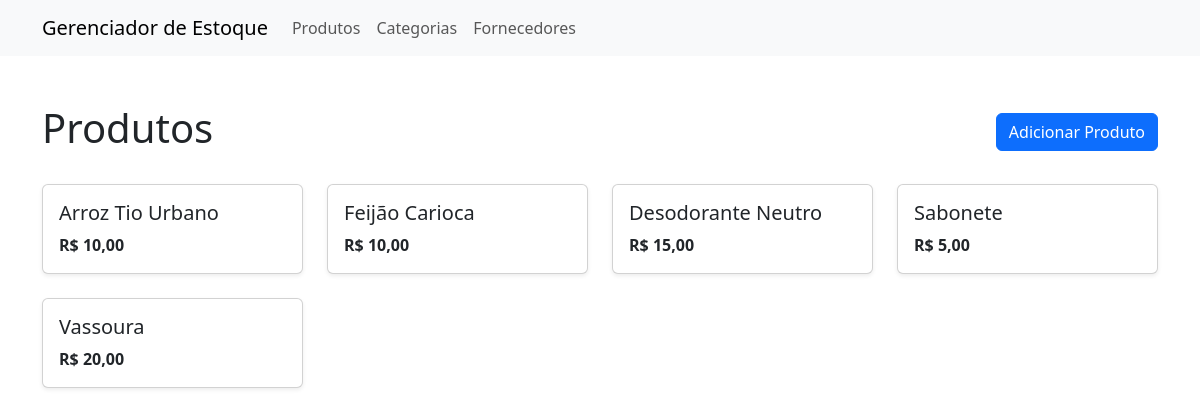
The page /estoque/produtos/ on the database as committed earlier.
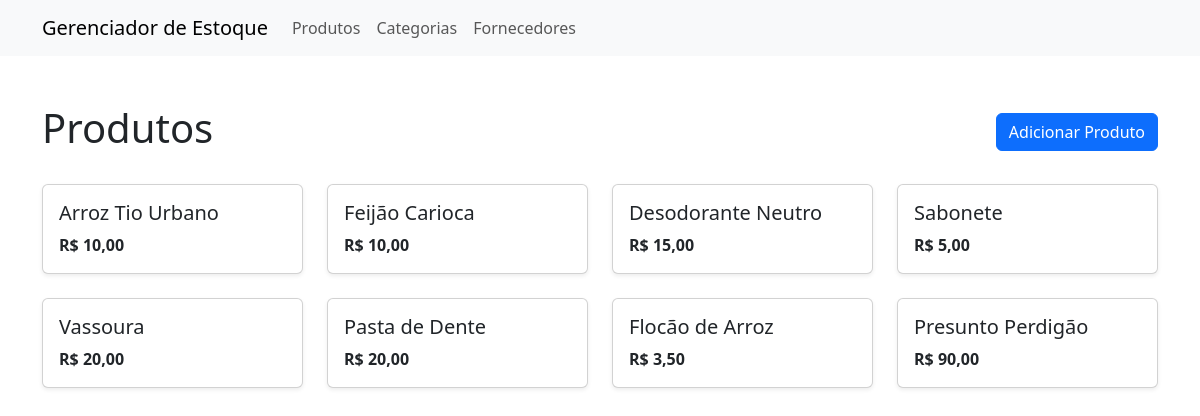
The same page on the database as committed later.
### estoque/models.py (models this page shows, shortened)
class Produto(models.Model):
    nome = models.CharField(max_length=250)
    codigo = models.CharField(max_length=15, unique=True)
    descricao = models.TextField(null=True, blank=True)
    preco = models.DecimalField(max_digits=10, decimal_places=2)
    quantidade_estoque = models.IntegerField()
    data_criacao = models.DateTimeField(auto_now_add=True)
    categorias = models.ManyToManyField(Categoria)
    fornecedor = models.ForeignKey(Fornecedor, on_delete=models.CASCADE, default=None)

### estoque/views.py (the view)
# urls.py: path('produtos/', ProdutosView, name="produtos"),
def ProdutosView(request):
    produtos = Produto.objects.all()
    context = {'produtos': produtos}
    return render(request, "produtos.html", context)

### estoque/templates/produtos.html (shortened to what this page needs)
{% extends 'base.html' %}
{% block content %}
<div class="container my-5">
    <div class="d-flex align-items-center justify-content-between mb-4">
        <h1>Produtos</h1>
        <div>
            <a class="btn btn-primary" href="{% url 'produto-add' %}" role="button" style="height: min-content;">Adicionar Produto</a>
        </div>
    </div>
    <div class="row row-cols-1 row-cols-sm-2 row-cols-md-3 row-cols-lg-4 g-4">
        {% for produto in produtos %}
        <div class="col">
            <a href="{% url 'produto-details' produto.id %}" class="text-decoration-none text-dark">
                <div class="card h-100 shadow-sm">
                    <div class="card-body">
                        <h5 class="card-title">{{ produto.nome }}</h5>
                        <p class="card-text fw-bold">R$ {{ produto.preco }}</p>
                    </div>
                </div>
            </a>
        </div>
        {% endfor %}
    </div>
</div>
{% endblock %}

### estoque/templates/base.html (shortened to what this page needs)
<!DOCTYPE html>
<html lang="en">
<head>
    <link href="https://cdn.jsdelivr.net/npm/bootstrap@5.3.3/dist/css/bootstrap.min.css" rel="stylesheet"
>
</head>
<body>
    <nav class="navbar navbar-expand-lg navbar-light bg-light">
        <div class="container">
            <a class="navbar-brand" href="#">Gerenciador de Estoque</a>
            <div class="collapse navbar-collapse" id="navbarNav">
                <ul class="navbar-nav">
                    <li class="nav-item">
                        <a class="nav-link" href="{% url 'produtos' %}">Produtos</a>
                    </li>
                    <li class="nav-item">
                        <a class="nav-link" href="{% url 'categorias' %}">Categorias</a>
                    </li>
                    <li class="nav-item">
                        <a class="nav-link" href="{% url 'fornecedores' %}">Fornecedores</a>
                    </li>
                </ul>
            </div>
        </div>
    </nav>
    {% block content %}
    {% endblock %}
</body>
</html>

Rows that differ between the two databases and show on the page:
added Produto: nome "Pasta de Dente", preco "20,00"
added Produto: nome "Flocão de Arroz", preco "3,50"
added Produto: nome "Presunto Perdigão", preco "90,00"
